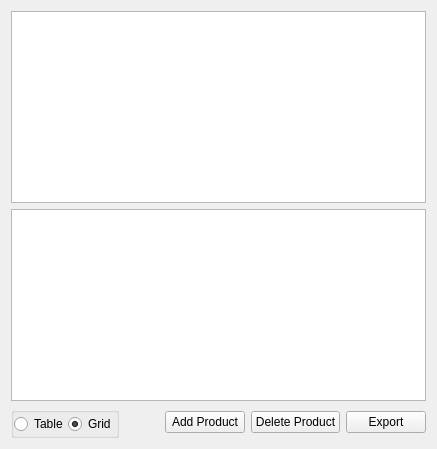
     <widget class="QWidget" name="pageBrowseProduct">
      <layout class="QVBoxLayout">
       <item>
        <widget class="QTableView" name="productsViewAlt">
         <property name="sortingEnabled">
          <bool>true</bool>
         </property>
        </widget>
       </item>
       <item>
        <widget class="QListView" name="productsView"/>
       </item>
       <item>
        <layout class="QHBoxLayout">
         <item>
          <widget class="QGroupBox" name="groupBox">
           <property name="minimumSize">
            <size>
             <width>0</width>
             <height>0</height>
            </size>
           </property>
           <property name="maximumSize">
            <size>
             <width>16777215</width>
             <height>35</height>
            </size>
           </property>
           <property name="title">
            <string/>
           </property>
           <layout class="QHBoxLayout" name="horizontalLayout">
            <property name="spacing">
             <number>0</number>
            </property>
            <property name="leftMargin">
             <number>0</number>
            </property>
            <property name="topMargin">
             <number>0</number>
            </property>
            <property name="rightMargin">
             <number>0</number>
            </property>
            <property name="bottomMargin">
             <number>0</number>
            </property>
            <item>
             <widget class="QRadioButton" name="chViewProductsListAsTable">
              <property name="minimumSize">
               <size>
                <width>0</width>
                <height>0</height>
               </size>
              </property>
              <property name="text">
               <string>Table</string>
              </property>
             </widget>
            </item>
            <item>
             <widget class="QRadioButton" name="chViewProductsListAsGrid">
              <property name="minimumSize">
               <size>
                <width>0</width>
                <height>0</height>
               </size>
              </property>
              <property name="baseSize">
               <size>
                <width>0</width>
                <height>0</height>
               </size>
              </property>
              <property name="text">
               <string>Grid</string>
              </property>
              <property name="checkable">
               <bool>true</bool>
              </property>
              <property name="checked">
               <bool>true</bool>
              </property>
             </widget>
            </item>
           </layout>
          </widget>
         </item>
         <item>
          <spacer>
           <property name="orientation">
            <enum>Qt::Horizontal</enum>
           </property>
           <property name="sizeHint" stdset="0">
            <size>
             <width>40</width>
             <height>10</height>
            </size>
           </property>
          </spacer>
         </item>
         <item>
          <widget class="QPushButton" name="btnAddProduct">
           <property name="sizePolicy">
            <sizepolicy hsizetype="Maximum" vsizetype="Fixed">
             <horstretch>0</horstretch>
             <verstretch>0</verstretch>
            </sizepolicy>
           </property>
           <property name="maximumSize">
            <size>
             <width>150</width>
             <height>16777215</height>
            </size>
           </property>
           <property name="layoutDirection">
            <enum>Qt::LeftToRight</enum>
           </property>
           <property name="text">
            <string>Add Product</string>
           </property>
          </widget>
         </item>
         <item>
          <widget class="QPushButton" name="btnDeleteProduct">
           <property name="text">
            <string>Delete Product</string>
           </property>
          </widget>
         </item>
         <item>
          <widget class="QPushButton" name="btnExportProducts">
           <property name="text">
            <string>Export</string>
           </property>
          </widget>
         </item>
        </layout>
       </item>
      </layout>
     </widget>
